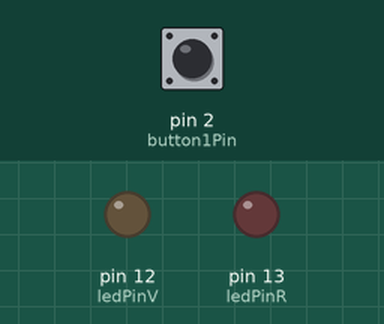
A sketch run on a simulated Arduino Uno, built with avr-gcc and run on an emulated ATmega328P. Parts: output pins drawn as LEDs (lit = HIGH). The test bench sets the inputs (shaded band); at power-on: pin 2 (button1Pin) HIGH. Random numbers use the default seed unless the sketch sets one.

Above: at 1.2 s.
1.3 s: pin 2 (button1Pin) pulled LOW for 0.15 s
At 1.55 s:
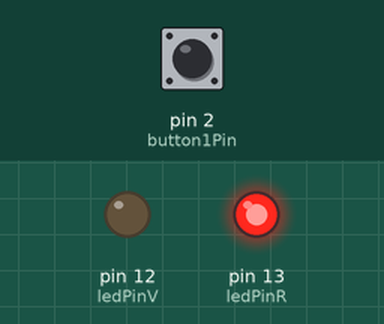
At 5.2 s:
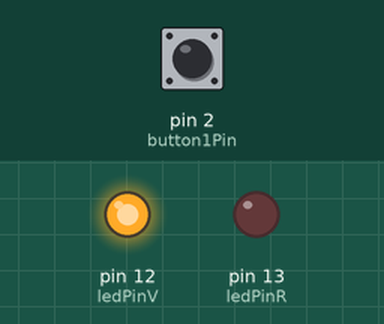
Timing chart, 0 to 12.3 s (numbered marks = the images above; inputs shaded):
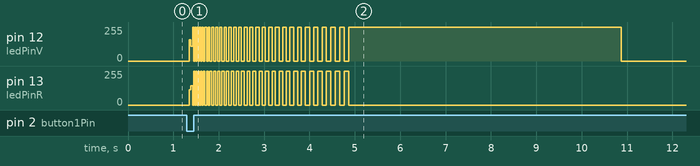

The sketch:

SiNo.ino
```cpp
const int button1Pin = 2;  // pushbutton 1 pin
const int ledPinV = 12;    // LED verde pin
const int ledPinR = 13;    // LED rojo pin
const int ledPins[] = {ledPinV,ledPinR};
const int espera = 6000; // antes de apagar todo

void setup()
{
  Serial.begin(9600);
  randomSeed(analogRead(0));

  // Set up the pushbutton pins to be an input:
  pinMode(button1Pin, INPUT);
  //pinMode(button2Pin, INPUT);

  // Set up the LED pin to be an output:
  pinMode(ledPinR, OUTPUT);
  pinMode(ledPinV, OUTPUT);
}

void loop()
{
  int button1State;
  button1State = digitalRead(button1Pin);

  if(button1State == LOW)
  {
    loopRandom();
  }
  else
  {
    digitalWrite(ledPinR, LOW);
    digitalWrite(ledPinV, LOW);
  }
}

void loopRandom()
{
  int index, i;
  index = random(25,50);
  for(i=0; i<=index; i++)
   {
     //randomLED();
    toogleLEDS(i*3);
   }
   final();
}

void randomLED()
{
  int index, i;
  int delayTime;

  i=random(1000);
  if(i < 500)
  {
    index=0;
  }
  else
  {
    index=1;
  }
  //index = 1;//random(1);	// pick a random number between 0 and 1
  delayTime = 50;//random(10,25); //tiempo entre prender y apagar

  digitalWrite(ledPins[index], HIGH);  // turn LED on
  delay(delayTime);                    // pause to slow down
  digitalWrite(ledPins[index], LOW);   // turn LED off
  delay(delayTime);
}

int toogleLEDS(int t)
{
  //int i;
  //for(i=0;i<10;i++)
  //{
    digitalWrite(ledPins[0], HIGH);
    digitalWrite(ledPins[1], LOW);
    delay(t);
    digitalWrite(ledPins[1], HIGH);
    digitalWrite(ledPins[0], LOW);
    delay(t);
  //}
}

void final()
{
  int index, i;
  //index = random(1);
  i=random(1000);
  if(i < 500)
  {
    index=0;
  }
  else
  {
    index=1;
  }

  digitalWrite(ledPins[0], LOW);
  digitalWrite(ledPins[1], LOW);
  digitalWrite(ledPins[index], HIGH);
  delay(espera);
  digitalWrite(ledPins[0], LOW);
  digitalWrite(ledPins[1], LOW);
}
```
